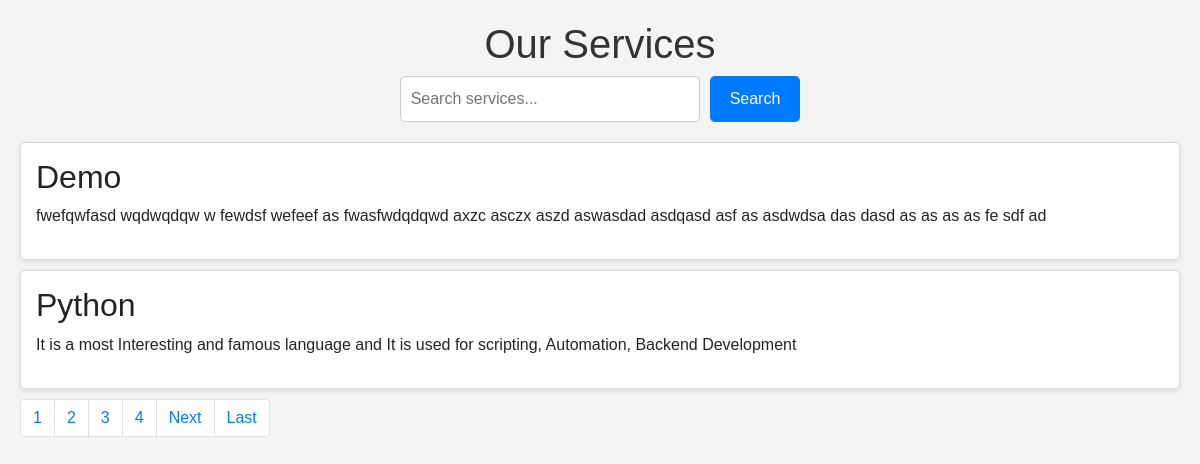
The page /new/ on the database its author committed.
### service/models.py (models this page shows)
class Service(models.Model):
    service_icon = models.CharField(max_length=50)
    service_title = models.CharField(max_length=50)
    service_description = models.TextField()

### wscubetech/views.py (the view)
# urls.py: path('new/', views.new, name="new"),
def new(request):
    st = request.GET.get('servicename')
    if st:
        serviceData = Service.objects.filter(service_title__icontains=st)
    else:
        serviceData = Service.objects.all()
    print(f"Service data: {serviceData}")  # Debugging print
    paginator = Paginator(serviceData, 2)  # Show 2 services per page
    page_number = request.GET.get('page')  # Get the current page number from the URL
    serviceDatafinal = paginator.get_page(page_number)  # Get the services for the current page
    totalpage = serviceDatafinal.paginator.num_pages  # Total number of pages
    totalpagelist = [n+1 for n in range(totalpage)]  # List of page numbers
    data = {
        'serviceData': serviceDatafinal,
        'lastpage': totalpage,
        'totalpagelist': totalpagelist,
    }
    print(f"Final paginated data: {serviceDatafinal}")  # Debugging print
    return render(request, 'new.html', data)

### templates/new.html (shortened to what this page needs)
<!DOCTYPE html>
<html lang="en">
<head>
    <link rel="stylesheet" href="https://cdn.jsdelivr.net/npm/bootstrap@4.0.0/dist/css/bootstrap.min.css">
</head>
<body>
    <h1>Our Services</h1>
    <form method="GET" action="">
        <input type="text" name="servicename" placeholder="Search services..." value="{{ servicename }}">
        <button type="submit">Search</button>
    </form>
    {% if serviceData %}
        {% for service in serviceData %}
            <div class="service">
                <h2>{{ service.service_title | safe }}</h2>
                <p>{{ service.service_description | safe }}</p>
            </div>
        {% endfor %}
    {% else %}
        <p class="no-services">No services found.</p>
    {% endif %}
<nav aria-label="...">
    <ul class="pagination">
        {% for page in totalpagelist %}
        <li class="page-item"><a class="page-link" href="/new/?page={{ page }}">{{ page }}</a></li>
        {% endfor %}
        {% if serviceData.has_next %}
        <li class="page-item">
            <a class="page-link" href="/new/?page={{ serviceData.next_page_number }}">Next</a>
        </li>
        <li class="page-item">
            <a class="page-link" href="/new/?page={{ lastpage }}">Last</a>
        </li>
        {% endif %}
    </ul>
</nav>
</body>
</html>

### templates/new.html (style rules this page uses)
body { font-family: Arial, sans-serif; background-color: #f4f4f4; margin: 0; padding: 20px; }
h1 { color: #333; text-align: center; }
form { display: flex; justify-content: center; margin-bottom: 20px; }
input[type="text"] { padding: 10px; font-size: 16px; width: 300px; border: 1px solid #ccc; border-radius: 5px; margin-right: 10px; }
button { padding: 10px 20px; font-size: 16px; background-color: #007bff; color: white; border: none; border-radius: 5px; cursor: pointer; }
.service { background-color: white; border: 1px solid #ddd; border-radius: 5px; padding: 15px; margin: 10px 0; box-shadow: 0 2px 5px rgba(0, 0, 0, 0.1); }

### rows shown on the page
Service: service_title "Demo", service_description "fwefqwfasd wqdwqdqw w fewdsf wefeef as fwasfwdqdqwd axzc asczx aszd aswasdad asdqasd asf as asdwdsa das dasd as as as as fe sdf ad"
Service: service_title "Python", service_description "It is a most Interesting and famous language and It is used for scripting, Automation, Backend Development"

### other values the page prints
{{ page }} "1" "2" "3" "4"
